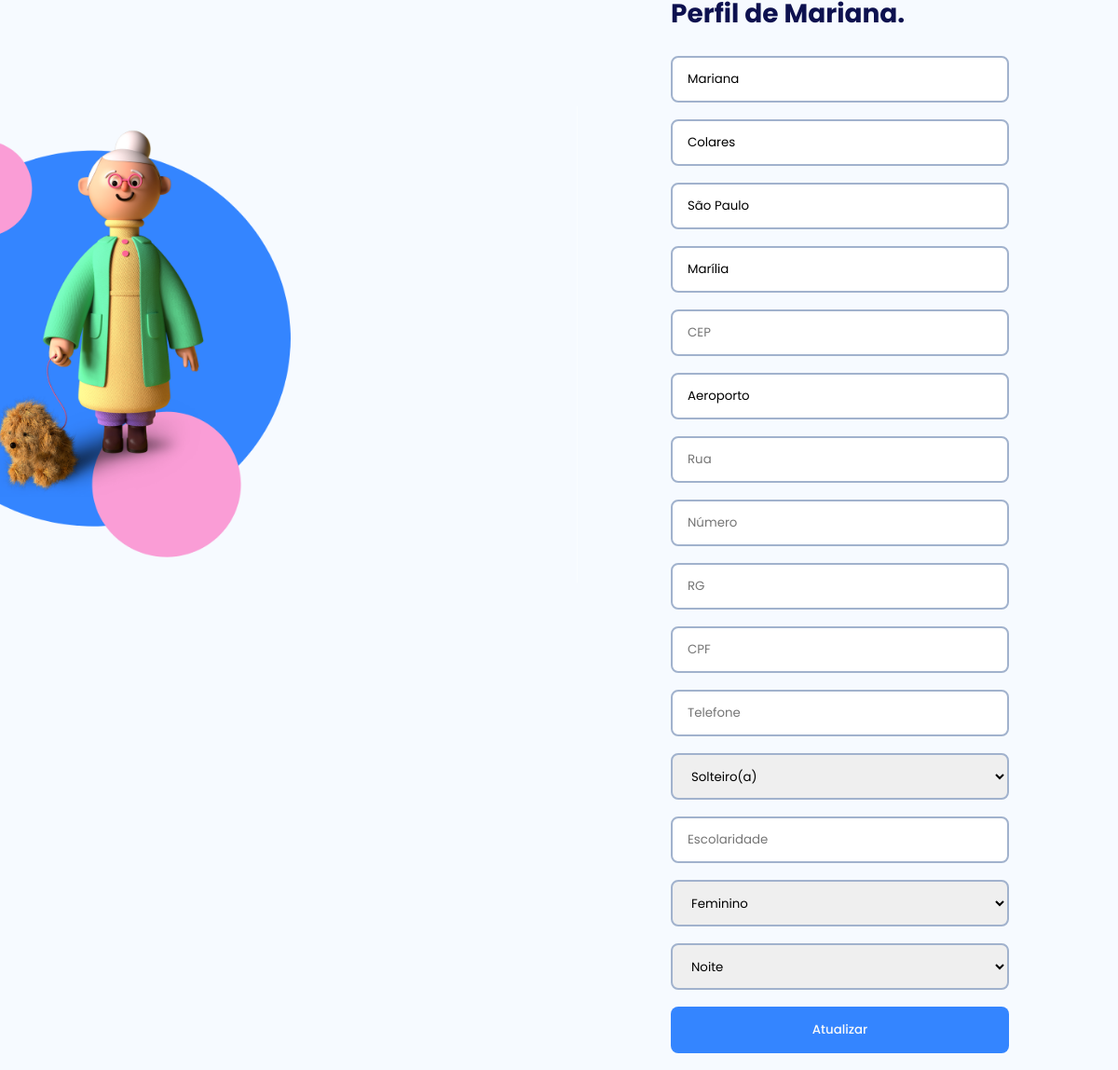
The page /perfil/ (signed in) on the database its author committed.
### cadastro/models.py (models this page shows, shortened)
class Account(AbstractUser, PermissionsMixin):
    email = models.EmailField(verbose_name='email', max_length=60, unique=True)
    username = models.CharField(max_length=30)
    first_name = models.CharField(_('Nome'), max_length=150)
    last_name = models.CharField(_('Sobrenome'), max_length=150)
    estado = models.CharField(max_length=30, blank=True)
    cidade = models.CharField(max_length=50, blank=True)
    cep = models.CharField(verbose_name='CPF', max_length=10, blank=True)
    bairro = models.CharField(max_length=50, blank=True)
    rua = models.CharField(max_length=50, blank=True)
    numero_res = models.CharField(verbose_name='Número', max_length=6, blank=True)
    rg = models.CharField(verbose_name='RG',max_length=50, blank=True)
    cpf = models.CharField(verbose_name='CPF',max_length=50, blank=True)
    telefone = models.CharField(max_length=50, blank=True)
    estado_civil = models.CharField(max_length=10,
        choices=(
            ('', 'Estado Civíl'),
            ('CASADO', 'Casado(a)'),
            ('SOLTEIRO', 'Solteiro(a)'),
            ('DIVORCIADO', 'Divorciado(a)'),
            ('VIUVO', 'Viúvo(a)'),
            ('OUTROS', 'Outros')
        ), default=''
    )
    escolaridade = models.CharField(max_length=30, blank=True)
    sexo = models.CharField(max_length=10,
        choices=(
            ('', 'Sexo'),
            ('MASCULINO', 'Masculino'),
            ('FEMININO', 'Feminino')
        ), default=''
    )
    date_joined = models.DateTimeField(verbose_name='date joined', auto_now_add=True)
    last_login = models.DateTimeField(verbose_name='last login', auto_now=True)
    is_admin = models.BooleanField(default=False)
    is_active = models.BooleanField(default=True)
    is_staff = models.BooleanField(default=False)
    is_superuser = models.BooleanField(default=False)
    USERNAME_FIELD = 'email'
    REQUIRED_FIELDS = ['first_name', 'last_name']
    objects = MyAccountManager()

### perfil/views.py (the view)
# urls.py: path('', include('perfil.urls')),
def perfil(request):
    user = request.user
    context = userRole(user)
    if request.method == 'POST':
        form_user = PerfilGeral(request.POST, instance=user)
        if context['role'] == 'I':
            form = PerfilIdoso(request.POST, instance=user.idoso)
        elif context['role'] == 'V':
            form = PerfilVoluntario(request.POST, instance=user.voluntario)
        else:
            form = ''
            form_user = ''
        if form.is_valid() and form_user.is_valid():
            if context['role'] == 'I':
                user = form_user.save()
                midd = form.save(commit=False)
                midd.voluntario = user
                midd.save()
            else:
                form_user.save()
                form.save()
    else:
        form_user = PerfilGeral(instance=user)
        if context['role'] == 'I':
            form = PerfilIdoso(instance=user.idoso)
        elif context['role'] == 'V':
            form = PerfilVoluntario(instance=user.voluntario)
        else:
            form = ''
            form_user = ''
    context['form'] = form
    context['form_user'] = form_user
    return render(request, 'perfil.html', context)

### perfil/forms.py
class PerfilVoluntario(forms.ModelForm):
    class Meta:
        model = Voluntario
        labels = {
            'agenda': ''
        }
        exclude = ('voluntario', 'disponivel')

### helpfunctions/index.py (called while the page is built)
def userRole(user):
    if not Voluntario.objects.filter(voluntario_id=user.id):
        if not Idoso.objects.filter(idoso_id=user.id):
            context = {
                'user': user,
                'qs': [],
                'role': 'adm'
            }
        else:
            qs = Idoso.objects.filter(idoso_id=user.id)
            context = {
                'user': user,
                'qs': qs,
                'role': 'I'
            }
    else:
        qs = Voluntario.objects.filter(voluntario_id=user.id)
        context = {
            'user': user,
            'qs': qs,
            'role': 'V'
        }
    return context

### perfil/templates/perfil.html (shortened to what this page needs)
{%load static%}
<!DOCTYPE html>
<html lang="en">
<head>
    <link rel="stylesheet" href="{%static 'perfil/home.css'%}">
</head>
<body>
    <div class="content">
        <header></header>
        <div id="bg"></div>
        <main>
            <div class="container">
                <section>
                    <h2>Perfil de {{user.first_name}}.</h2>
                    <form method="POST">
                        {{ form_user.as_p }}
                        {{ form.as_p }}
                        <button type="submit">Atualizar</button>
                    </form>
                </section>
            </div>
        </main>
    </div>
</body>
</html>

### static/perfil/home.css (style rules this page uses)
* { margin: 0; padding: 0; border: none; text-decoration: none; box-sizing: border-box; }
html { --black: #0D114F; --white: #FAFAFA; --red: #E83F5B; --light-blue: #E0ECFF; --blue: #3485FF; --background: #F6FAFF; --overlay: #040911; --icons-details: #A5B0C1; --grey-dark: #4D5E77; --grey-blue: #A1B2CD; --grey-light:#E5EAF1; --grey-medium: #eaecf2; font-size: 62.5% }
body { display: flex; height: 100vh; background: var(--background); font-size: clamp(14px, 1.6rem, 2vw); }
.content { width: 100%; margin: 0 auto; display: grid; grid-template-columns: 60% 40%; grid-template-rows: 11.4rem 1fr; grid-template-areas: 'header header' 'left right' }
header { grid-area: header; }
#bg { grid-area: left; background: url('/static/img/bg.png') no-repeat top/contain; background-position-x: -10rem; }
main { grid-area: right; display: flex; align-items: center; margin-top: -12rem; }
main .container { width: min(36.3rem, 100%); }
main h2 { font-family: 'Poppins', sans-serif; color: var(--black); font-size: clamp(20px, 5vw, 2.8rem); margin-bottom: 2.4rem; }
input, select { border: .2rem solid var(--grey-blue); padding: 0 1.6rem; outline: none; }
input, button, select { width: 100%; margin-bottom: 1.8rem; border-radius: .8rem; height: 5rem; font-family: 'Poppins'; }
button { font-family: 'Poppins'; font-weight: 500; line-height: 0; display: flex; align-items: center; justify-content: center; background: var(--blue); color: var(--white); transition: filter .2s; cursor: pointer; }

### rows shown on the page
Account: first_name "Mariana", last_name "Colares", estado "São Paulo", cidade "Marília", bairro "Aeroporto", estado_civil "Solteiro(a)", sexo "Feminino"
